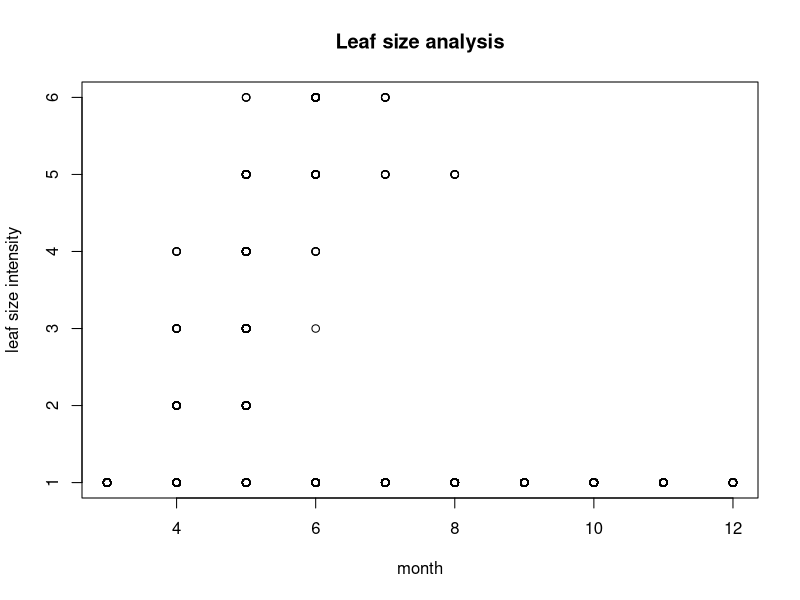
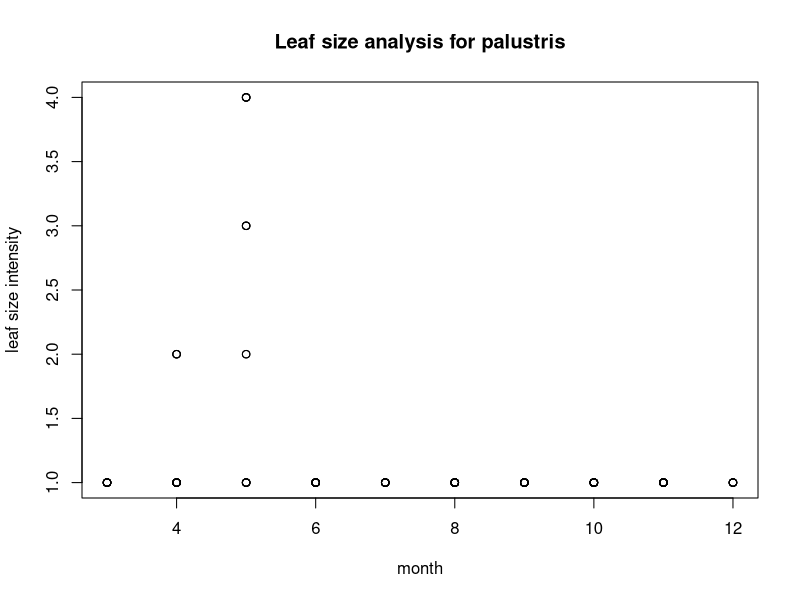
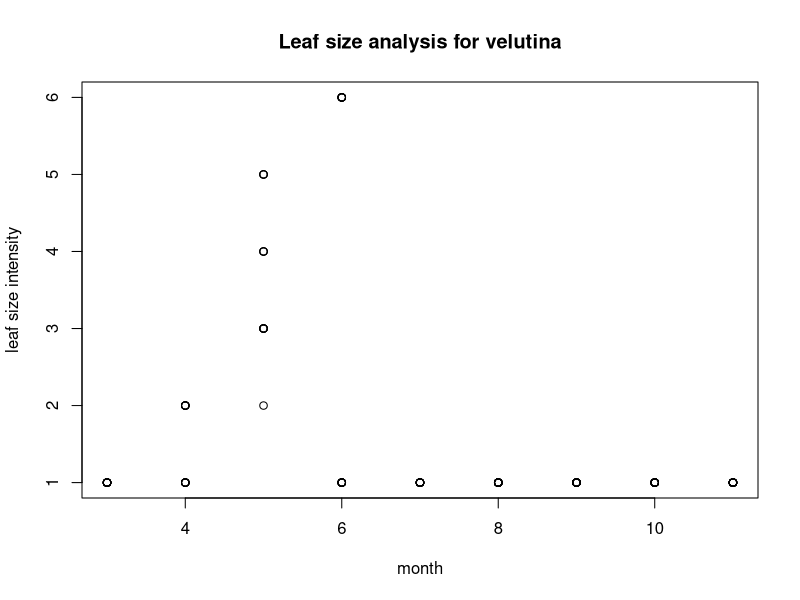
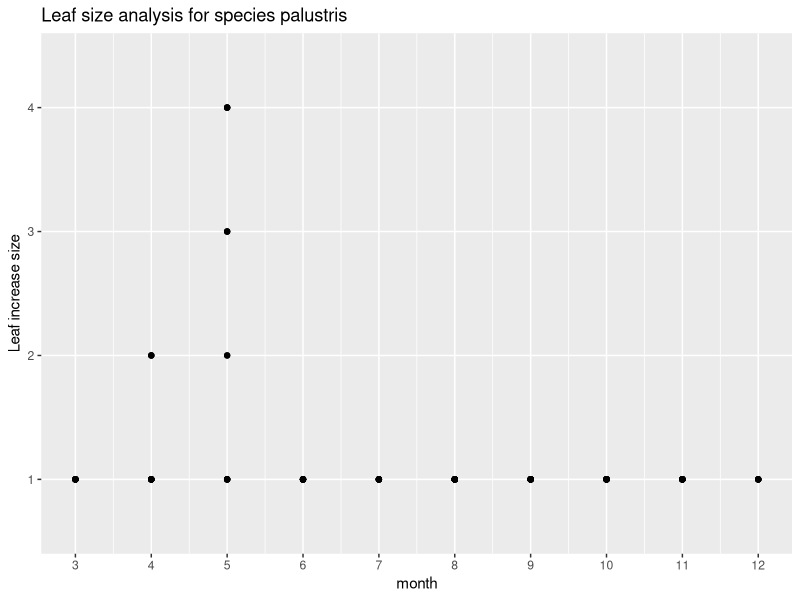
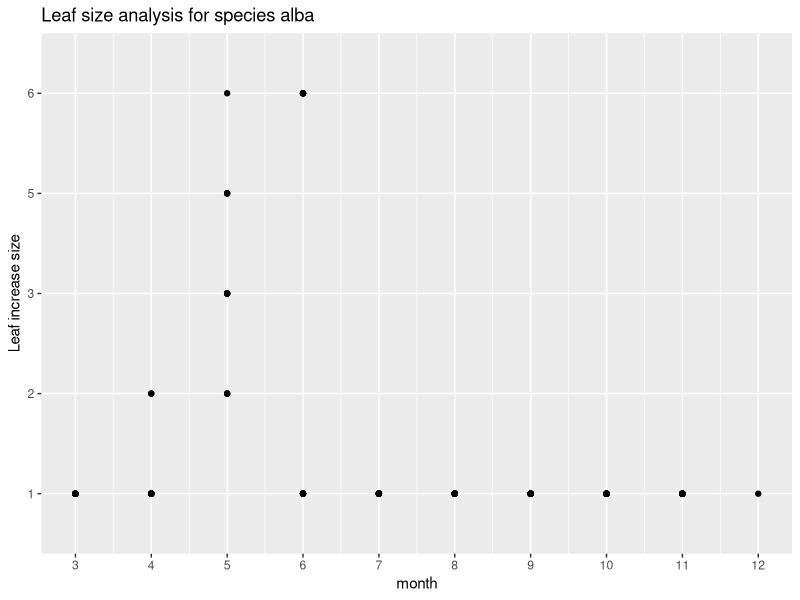
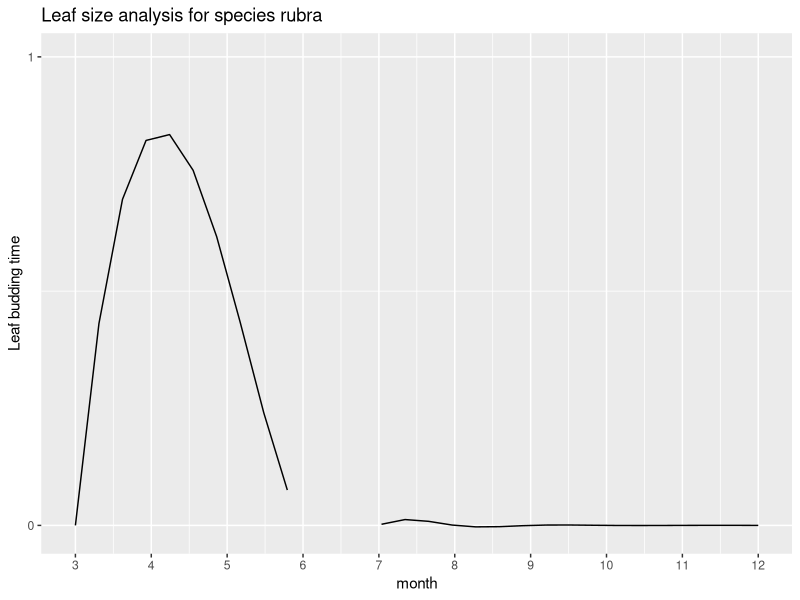
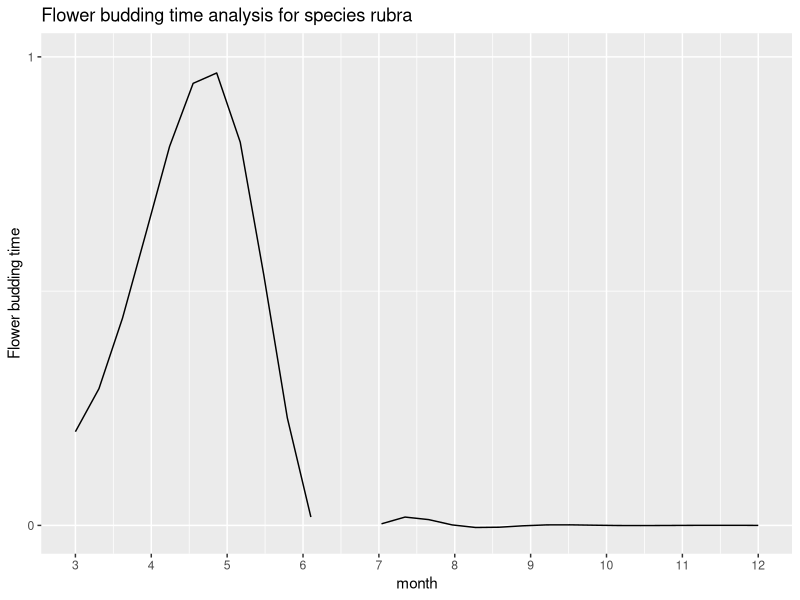
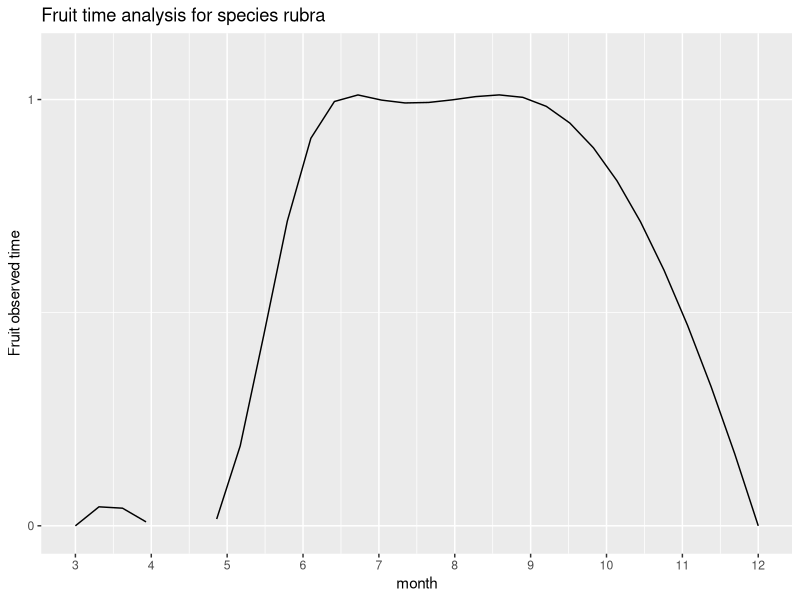

R code for these plots, in order:
## ---- chunk 1
knitr::opts_chunk$set(cache=TRUE)
knitr::opts_knit$set(root.dir = "F:/Data to Decisions") 
## ---- chunk 2
plotdata = read.csv("plotdata.csv", header = TRUE, stringsAsFactors = FALSE)
## ---- chunk 3
View(plotdata)
## ---- chunk 4
plotdata$leaf_breaking_bud_intensity[plotdata$leaf_breaking_bud_intensity == "10-Mar"] <- "03-10"
plotdata$flower_buds_intensity[plotdata$flower_buds_intensity == "10-Mar"] <- "03-10"
plotdata$fruit_intensity[plotdata$fruit_intensity == "10-Mar"] <- "03-10"
plotdata$fruit_drop_intensity[plotdata$fruit_drop_intensity == "10-Mar"] <- "03-10"
plotdata$flower_buds_intensity[plotdata$flower_buds_intensity == "43169.00"] <- "03-10"
plotdata[plotdata == ""] <- "0"
plotdata$leaf_increasing_size_intensity[plotdata$leaf_increasing_size_intensity == "0"] <- "1"

## ---- chunk 5
str(plotdata)
## ---- chunk 6
library(dplyr)
## ---- chunk 7
deletedata <- select(plotdata, -X.1, -X)
deletedata$leaf_increasing_size_intensity[deletedata$leaf_increasing_size_intensity == "0"] <- as.numeric("1")
deletedata$leaf_increasing_size_intensity[deletedata$leaf_increasing_size_intensity == "5-24%"] <- as.numeric("2")
deletedata$leaf_increasing_size_intensity[deletedata$leaf_increasing_size_intensity == "<25%"] <- as.numeric("2")
deletedata$leaf_increasing_size_intensity[deletedata$leaf_increasing_size_intensity == "25-49%"] <- "3"
deletedata$leaf_increasing_size_intensity[deletedata$leaf_increasing_size_intensity == "25-49"] <- "3"
deletedata$leaf_increasing_size_intensity[deletedata$leaf_increasing_size_intensity == "50-74%"] <- "4"
deletedata$leaf_increasing_size_intensity[deletedata$leaf_increasing_size_intensity == "50-74% "] <- "4"
deletedata$leaf_increasing_size_intensity[deletedata$leaf_increasing_size_intensity == "75-94%"] <- "5"
deletedata$leaf_increasing_size_intensity[deletedata$leaf_increasing_size_intensity == ">95%"] <- "6"
is.character(deletedata$leaf_increasing_size_intensity)

## ---- chunk 8
#normalplot for leaf_increasing_size_intensity based on month
#plot(deletedata$leaf_increasing_size_intensity ~ deletedata$month)
plot(deletedata$leaf_increasing_size_intensity ~ deletedata$month,main="Leaf size analysis",xlab="month",ylab="leaf size intensity")
## ---- chunk 9
#subsetting and plotting again based on month
palustris_subset <- subset(deletedata, species=="palustris")
#plot(palustris_subset$leaf_increasing_size_intensity ~ palustris_subset$month)
plot(palustris_subset$leaf_increasing_size_intensity ~ palustris_subset$month,main="Leaf size analysis for palustris",xlab="month",ylab="leaf size intensity")
## ---- chunk 10
velutina_subset <- subset(deletedata, species=="velutina")
#plot(velutina_subset$leaf_increasing_size_intensity ~ velutina_subset$month)
plot(velutina_subset$leaf_increasing_size_intensity ~ velutina_subset$month,main="Leaf size analysis for velutina",xlab="month",ylab="leaf size intensity")
## ---- chunk 11
#using ggplot
palustris_subset = subset(deletedata, species=="palustris")
alba_subset = subset(deletedata, species=="alba")
rubra_subset_plot = subset(plotdata, species=="rubra")

## ---- chunk 12
library(ggplot2)
## ---- chunk 13
fig = ggplot(palustris_subset, aes(palustris_subset$month, palustris_subset$leaf_increasing_size_intensity
)) + 
  geom_point()+ 
  scale_x_continuous(name = "month", breaks = c(2,3,4,5,6,7,8,9,10,11,12))+ 
  ylab("Leaf increase size")+
ggtitle("Leaf size analysis for species palustris") 

fig


fig0 = ggplot(alba_subset, aes(alba_subset$month, alba_subset$leaf_increasing_size_intensity
)) + 
  geom_point()+ 
  scale_x_continuous(name = "month", breaks = c(2,3,4,5,6,7,8,9,10,11,12))+ 
  ylab("Leaf increase size")+
  ggtitle("Leaf size analysis for species alba")   

fig0

## ---- chunk 14
spline_int_rubra_leaf = as.data.frame(spline(rubra_subset_plot$month, rubra_subset_plot$leaf_breaking_bud_observed))
fig1 = ggplot(rubra_subset_plot, aes(rubra_subset_plot$month, rubra_subset_plot$leaf_breaking_bud_observed
)) + geom_line(data = spline_int_rubra_leaf, aes(x=x, y=y))+ scale_x_continuous(name = "month", breaks = c(2,3,4,5,6,7,8,9,10,11,12)) + scale_y_continuous(name = "Leaf budding time", limits = c(-0.01,1), breaks = c(0,1))+
  ggtitle("Leaf size analysis for species rubra")

fig1  

spline_int_rubra = as.data.frame(spline(rubra_subset_plot$month, rubra_subset_plot$flower_buds_observed))
fig2 = ggplot(rubra_subset_plot, aes(rubra_subset_plot$month, rubra_subset_plot$flower_buds_observed
)) + geom_line(data = spline_int_rubra, aes(x=x, y=y))+ scale_x_continuous(name = "month", breaks = c(2,3,4,5,6,7,8,9,10,11,12)) + scale_y_continuous(name = "Flower budding time", limits = c(-0.01,1), breaks = c(0,1))+
  ggtitle("Flower budding time analysis for species rubra")


fig2

spline_int_rubra_fruit = as.data.frame(spline(rubra_subset_plot$month, rubra_subset_plot$fruit_observed))
fig3 = ggplot(rubra_subset_plot, aes(rubra_subset_plot$month, rubra_subset_plot$fruit_observed
)) + geom_line(data = spline_int_rubra_fruit, aes(x=x, y=y))+ scale_x_continuous(name = "month", breaks = c(2,3,4,5,6,7,8,9,10,11,12)) + scale_y_continuous(name = "Fruit observed time", limits = c(-0.01,1.1), breaks = c(0,1))+
  ggtitle("Fruit time analysis for species rubra")


fig3

## ---- chunk 15
library(gridExtra)
grid.arrange(fig1,fig2,fig3,nrow=3)
